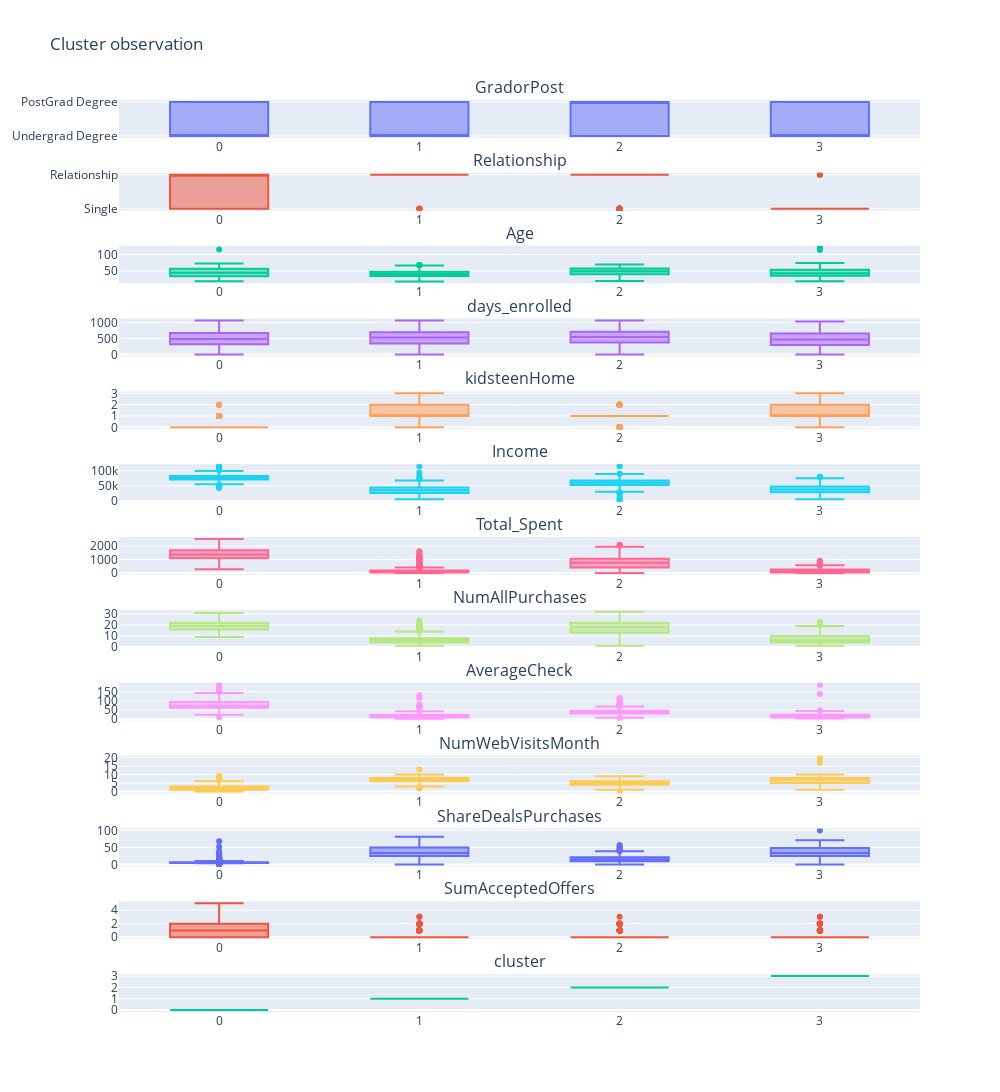

Here is the notebook cell this chart was saved with:
### Code cell
features = ['Income', 'Age', 'NumAllPurchases', 'Total_Spent', 'AverageCheck']
features = list(df2.columns)

fig = make_subplots(
    len(features),
    1,
    subplot_titles=features
)

for i, feature in enumerate(features):

    fig.add_trace(
        go.Box(
            x=df2['cluster'],
            y=df2[feature],
            showlegend=False,
            name=feature
        ),
        row=i+1,
        col=1
    )


fig.update_layout(
    title='Cluster observation',
    height=2500,
    width=1000
)

fig.show()

### Figure 1 — Plotly figure (JSON) as saved in the notebook; plotly's stock layout.template omitted (floating-point values rounded to 4 significant figures; data arrays with more than 128 entries replaced by an {"elided": "..."} marker saying what was removed)
{"data": [{"name": "GradorPost", "showlegend": false, "x": {"elided": "2232 int values"}, "y": {"elided": "2232 str values"}, "type": "box", "xaxis": "x", "yaxis": "y"}, {"name": "Relationship", "showlegend": false, "x": {"elided": "2232 int values"}, "y": {"elided": "2232 str values"}, "type": "box", "xaxis": "x2", "yaxis": "y2"}, {"name": "Age", "showlegend": false, "x": {"elided": "2232 int values"}, "y": {"elided": "2232 int values"}, "type": "box", "xaxis": "x3", "yaxis": "y3"}, {"name": "days_enrolled", "showlegend": false, "x": {"elided": "2232 int values"}, "y": {"elided": "2232 int values"}, "type": "box", "xaxis": "x4", "yaxis": "y4"}, {"name": "kidsteenHome", "showlegend": false, "x": {"elided": "2232 int values"}, "y": {"elided": "2232 int values"}, "type": "box", "xaxis": "x5", "yaxis": "y5"}, {"name": "Income", "showlegend": false, "x": {"elided": "2232 int values"}, "y": {"elided": "2232 float values"}, "type": "box", "xaxis": "x6", "yaxis": "y6"}, {"name": "Total_Spent", "showlegend": false, "x": {"elided": "2232 int values"}, "y": {"elided": "2232 int values"}, "type": "box", "xaxis": "x7", "yaxis": "y7"}, {"name": "NumAllPurchases", "showlegend": false, "x": {"elided": "2232 int values"}, "y": {"elided": "2232 int values"}, "type": "box", "xaxis": "x8", "yaxis": "y8"}, {"name": "AverageCheck", "showlegend": false, "x": {"elided": "2232 int values"}, "y": {"elided": "2232 float values"}, "type": "box", "xaxis": "x9", "yaxis": "y9"}, {"name": "NumWebVisitsMonth", "showlegend": false, "x": {"elided": "2232 int values"}, "y": {"elided": "2232 int values"}, "type": "box", "xaxis": "x10", "yaxis": "y10"}, {"name": "ShareDealsPurchases", "showlegend": false, "x": {"elided": "2232 int values"}, "y": {"elided": "2232 float values"}, "type": "box", "xaxis": "x11", "yaxis": "y11"}, {"name": "SumAcceptedOffers", "showlegend": false, "x": {"elided": "2232 int values"}, "y": {"elided": "2232 int values"}, "type": "box", "xaxis": "x12", "yaxis": "y12"}, {"name": "cluster", "showlegend": false, "x": {"elided": "2232 int values"}, "y": {"elided": "2232 int values"}, "type": "box", "xaxis": "x13", "yaxis": "y13"}], "layout": {"xaxis": {"anchor": "y", "domain": [0.0, 1.0]}, "yaxis": {"anchor": "x", "domain": [0.9586, 1.0]}, "xaxis2": {"anchor": "y2", "domain": [0.0, 1.0]}, "yaxis2": {"anchor": "x2", "domain": [0.8787, 0.9201]}, "xaxis3": {"anchor": "y3", "domain": [0.0, 1.0]}, "yaxis3": {"anchor": "x3", "domain": [0.7988, 0.8402]}, "xaxis4": {"anchor": "y4", "domain": [0.0, 1.0]}, "yaxis4": {"anchor": "x4", "domain": [0.7189, 0.7604]}, "xaxis5": {"anchor": "y5", "domain": [0.0, 1.0]}, "yaxis5": {"anchor": "x5", "domain": [0.6391, 0.6805]}, "xaxis6": {"anchor": "y6", "domain": [0.0, 1.0]}, "yaxis6": {"anchor": "x6", "domain": [0.5592, 0.6006]}, "xaxis7": {"anchor": "y7", "domain": [0.0, 1.0]}, "yaxis7": {"anchor": "x7", "domain": [0.4793, 0.5207]}, "xaxis8": {"anchor": "y8", "domain": [0.0, 1.0]}, "yaxis8": {"anchor": "x8", "domain": [0.3994, 0.4408]}, "xaxis9": {"anchor": "y9", "domain": [0.0, 1.0]}, "yaxis9": {"anchor": "x9", "domain": [0.3195, 0.3609]}, "xaxis10": {"anchor": "y10", "domain": [0.0, 1.0]}, "yaxis10": {"anchor": "x10", "domain": [0.2396, 0.2811]}, "xaxis11": {"anchor": "y11", "domain": [0.0, 1.0]}, "yaxis11": {"anchor": "x11", "domain": [0.1598, 0.2012]}, "xaxis12": {"anchor": "y12", "domain": [0.0, 1.0]}, "yaxis12": {"anchor": "x12", "domain": [0.07988, 0.1213]}, "xaxis13": {"anchor": "y13", "domain": [0.0, 1.0]}, "yaxis13": {"anchor": "x13", "domain": [0.0, 0.04142]}, "annotations": [{"font": {"size": 16}, "showarrow": false, "text": "GradorPost", "x": 0.5, "xanchor": "center", "xref": "paper", "y": 1.0, "yanchor": "bottom", "yref": "paper"}, {"font": {"size": 16}, "showarrow": false, "text": "Relationship", "x": 0.5, "xanchor": "center", "xref": "paper", "y": 0.9201, "yanchor": "bottom", "yref": "paper"}, {"font": {"size": 16}, "showarrow": false, "text": "Age", "x": 0.5, "xanchor": "center", "xref": "paper", "y": 0.8402, "yanchor": "bottom", "yref": "paper"}, {"font": {"size": 16}, "showarrow": false, "text": "days_enrolled", "x": 0.5, "xanchor": "center", "xref": "paper", "y": 0.7604, "yanchor": "bottom", "yref": "paper"}, {"font": {"size": 16}, "showarrow": false, "text": "kidsteenHome", "x": 0.5, "xanchor": "center", "xref": "paper", "y": 0.6805, "yanchor": "bottom", "yref": "paper"}, {"font": {"size": 16}, "showarrow": false, "text": "Income", "x": 0.5, "xanchor": "center", "xref": "paper", "y": 0.6006, "yanchor": "bottom", "yref": "paper"}, {"font": {"size": 16}, "showarrow": false, "text": "Total_Spent", "x": 0.5, "xanchor": "center", "xref": "paper", "y": 0.5207, "yanchor": "bottom", "yref": "paper"}, {"font": {"size": 16}, "showarrow": false, "text": "NumAllPurchases", "x": 0.5, "xanchor": "center", "xref": "paper", "y": 0.4408, "yanchor": "bottom", "yref": "paper"}, {"font": {"size": 16}, "showarrow": false, "text": "AverageCheck", "x": 0.5, "xanchor": "center", "xref": "paper", "y": 0.3609, "yanchor": "bottom", "yref": "paper"}, {"font": {"size": 16}, "showarrow": false, "text": "NumWebVisitsMonth", "x": 0.5, "xanchor": "center", "xref": "paper", "y": 0.2811, "yanchor": "bottom", "yref": "paper"}, {"font": {"size": 16}, "showarrow": false, "text": "ShareDealsPurchases", "x": 0.5, "xanchor": "center", "xref": "paper", "y": 0.2012, "yanchor": "bottom", "yref": "paper"}, {"font": {"size": 16}, "showarrow": false, "text": "SumAcceptedOffers", "x": 0.5, "xanchor": "center", "xref": "paper", "y": 0.1213, "yanchor": "bottom", "yref": "paper"}, {"font": {"size": 16}, "showarrow": false, "text": "cluster", "x": 0.5, "xanchor": "center", "xref": "paper", "y": 0.04142, "yanchor": "bottom", "yref": "paper"}], "title": {"text": "Cluster observation"}, "height": 2500, "width": 1000}}
